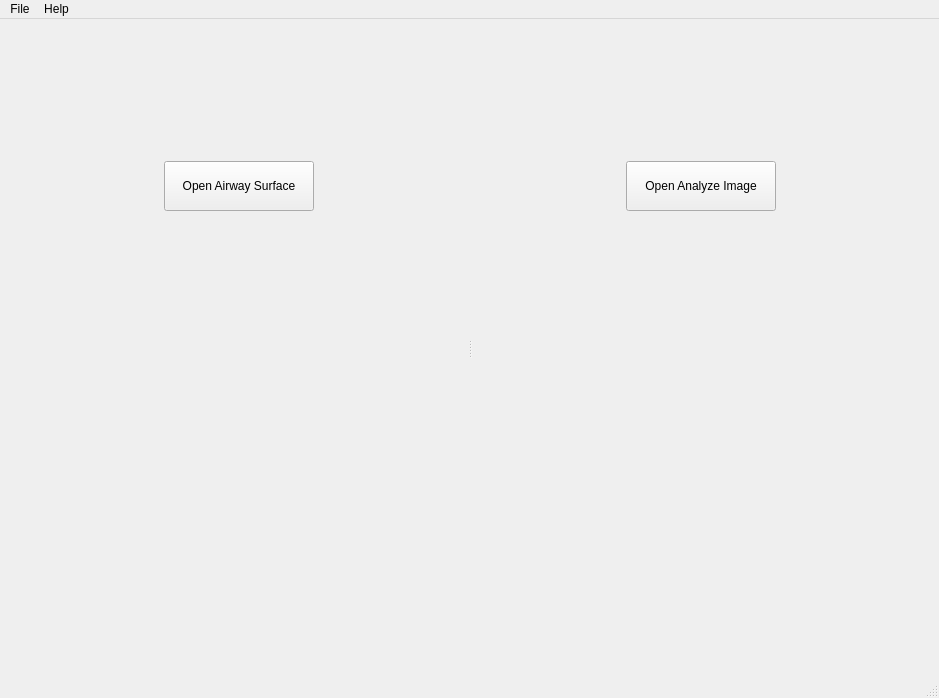
<?xml version="1.0" encoding="UTF-8"?>
<ui version="4.0">
 <class>MainWindow</class>
 <widget class="QMainWindow" name="MainWindow">
  <property name="geometry">
   <rect>
    <x>0</x>
    <y>0</y>
    <width>939</width>
    <height>698</height>
   </rect>
  </property>
  <property name="windowTitle">
   <string>MainWindow</string>
  </property>
  <widget class="QWidget" name="centralwidget">
   <property name="sizePolicy">
    <sizepolicy hsizetype="Preferred" vsizetype="Ignored">
     <horstretch>0</horstretch>
     <verstretch>0</verstretch>
    </sizepolicy>
   </property>
   <property name="layoutDirection">
    <enum>Qt::LeftToRight</enum>
   </property>
   <layout class="QVBoxLayout" name="verticalLayout_3">
    <item>
     <widget class="QSplitter" name="splitter">
      <property name="cursor">
       <cursorShape>ArrowCursor</cursorShape>
      </property>
      <property name="orientation">
       <enum>Qt::Horizontal</enum>
      </property>
      <widget class="QWidget" name="verticalLayoutWidget">
       <layout class="QVBoxLayout" name="airwaySurfaceLayout">
        <item>
         <widget class="QWidget" name="loadAirwaySurfaceWidget" native="true">
          <property name="minimumSize">
           <size>
            <width>10</width>
            <height>10</height>
           </size>
          </property>
          <layout class="QHBoxLayout" name="horizontalLayout_3">
           <item>
            <spacer name="horizontalSpacer_5">
             <property name="orientation">
              <enum>Qt::Horizontal</enum>
             </property>
             <property name="sizeHint" stdset="0">
              <size>
               <width>40</width>
               <height>20</height>
              </size>
             </property>
            </spacer>
           </item>
           <item>
            <widget class="QPushButton" name="pushButtonAirwaySurface">
             <property name="sizePolicy">
              <sizepolicy hsizetype="Minimum" vsizetype="Fixed">
               <horstretch>0</horstretch>
               <verstretch>0</verstretch>
              </sizepolicy>
             </property>
             <property name="minimumSize">
              <size>
               <width>150</width>
               <height>50</height>
              </size>
             </property>
             <property name="maximumSize">
              <size>
               <width>150</width>
               <height>50</height>
              </size>
             </property>
             <property name="text">
              <string>Open Airway Surface</string>
             </property>
            </widget>
           </item>
           <item>
            <spacer name="horizontalSpacer_6">
             <property name="orientation">
              <enum>Qt::Horizontal</enum>
             </property>
             <property name="sizeHint" stdset="0">
              <size>
               <width>40</width>
               <height>20</height>
              </size>
             </property>
            </spacer>
           </item>
          </layout>
         </widget>
        </item>
        <item>
         <widget class="QWidget" name="airwaySurfaceWidget" native="true">
          <property name="minimumSize">
           <size>
            <width>10</width>
            <height>10</height>
           </size>
          </property>
         </widget>
        </item>
       </layout>
      </widget>
      <widget class="QWidget" name="verticalLayoutWidget_2">
       <layout class="QVBoxLayout" name="analyzeImageLayout">
        <item>
         <widget class="QWidget" name="loadAnalyzeImageWidge" native="true">
          <property name="minimumSize">
           <size>
            <width>10</width>
            <height>10</height>
           </size>
          </property>
          <layout class="QHBoxLayout" name="horizontalLayout">
           <item>
            <spacer name="horizontalSpacer">
             <property name="orientation">
              <enum>Qt::Horizontal</enum>
             </property>
             <property name="sizeHint" stdset="0">
              <size>
               <width>40</width>
               <height>20</height>
              </size>
             </property>
            </spacer>
           </item>
           <item>
            <widget class="QPushButton" name="pushButtonAnalyzeImage">
             <property name="minimumSize">
              <size>
               <width>150</width>
               <height>50</height>
              </size>
             </property>
             <property name="maximumSize">
              <size>
               <width>150</width>
               <height>50</height>
              </size>
             </property>
             <property name="text">
              <string>Open Analyze Image</string>
             </property>
            </widget>
           </item>
           <item>
            <spacer name="horizontalSpacer_2">
             <property name="orientation">
              <enum>Qt::Horizontal</enum>
             </property>
             <property name="sizeHint" stdset="0">
              <size>
               <width>40</width>
               <height>20</height>
              </size>
             </property>
            </spacer>
           </item>
          </layout>
         </widget>
        </item>
        <item>
         <widget class="QWidget" name="analyzeImageWidget" native="true">
          <property name="minimumSize">
           <size>
            <width>10</width>
            <height>10</height>
           </size>
          </property>
         </widget>
        </item>
       </layout>
      </widget>
     </widget>
    </item>
   </layout>
  </widget>
  <widget class="QMenuBar" name="menubar">
   <property name="geometry">
    <rect>
     <x>0</x>
     <y>0</y>
     <width>939</width>
     <height>22</height>
    </rect>
   </property>
   <widget class="QMenu" name="menuFile">
    <property name="title">
     <string>File</string>
    </property>
    <addaction name="actionOpenAirwaySurface"/>
    <addaction name="actionOpenAnalyzeImage"/>
    <addaction name="actionExit"/>
   </widget>
   <widget class="QMenu" name="menuHelp">
    <property name="title">
     <string>Help</string>
    </property>
   </widget>
   <addaction name="menuFile"/>
   <addaction name="menuHelp"/>
  </widget>
  <widget class="QStatusBar" name="statusbar"/>
  <action name="actionOpenAirwaySurface">
   <property name="text">
    <string>Open Airway Surface</string>
   </property>
  </action>
  <action name="actionExit">
   <property name="text">
    <string>Exit</string>
   </property>
  </action>
  <action name="actionOpenAnalyzeImage">
   <property name="text">
    <string>Open Analyze Image</string>
   </property>
  </action>
 </widget>
 <resources/>
 <connections/>
</ui>
